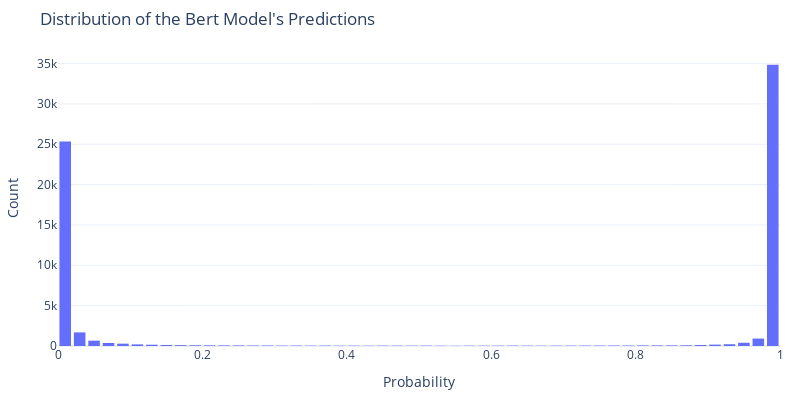

Notebook code cell kept with this figure:
### Code cell
fig = go.Figure(data=[go.Histogram(x=probabilities)])
fig.update_layout(
    title_text="Distribution of the Bert Model's Predictions", 
    xaxis_title_text='Probability', # xaxis label
    yaxis_title_text='Count', # yaxis label
    bargap=0.2, # gap between bars of adjacent location coordinates
    width=800,
    height=400,
    margin=dict(l=20, r=20, t=50, b=50),
    template="plotly_white"
)
fig.show()

### Figure 1 — Plotly figure (JSON) as saved in the notebook; plotly's stock layout.template omitted (floating-point values rounded to 4 significant figures; data arrays with more than 128 entries replaced by an {"elided": "..."} marker saying what was removed)
{"data": [{"type": "histogram", "x": {"elided": "67349 float values"}}], "layout": {"bargap": 0.2, "height": 400, "margin": {"b": 50, "l": 20, "r": 20, "t": 50}, "title": {"text": "Distribution of the Bert Model's Predictions"}, "width": 800, "xaxis": {"autorange": true, "range": [4.684e-17, 1.0], "title": {"text": "Probability"}, "type": "linear"}, "yaxis": {"autorange": true, "range": [0, 36670.0], "title": {"text": "Count"}}}}
